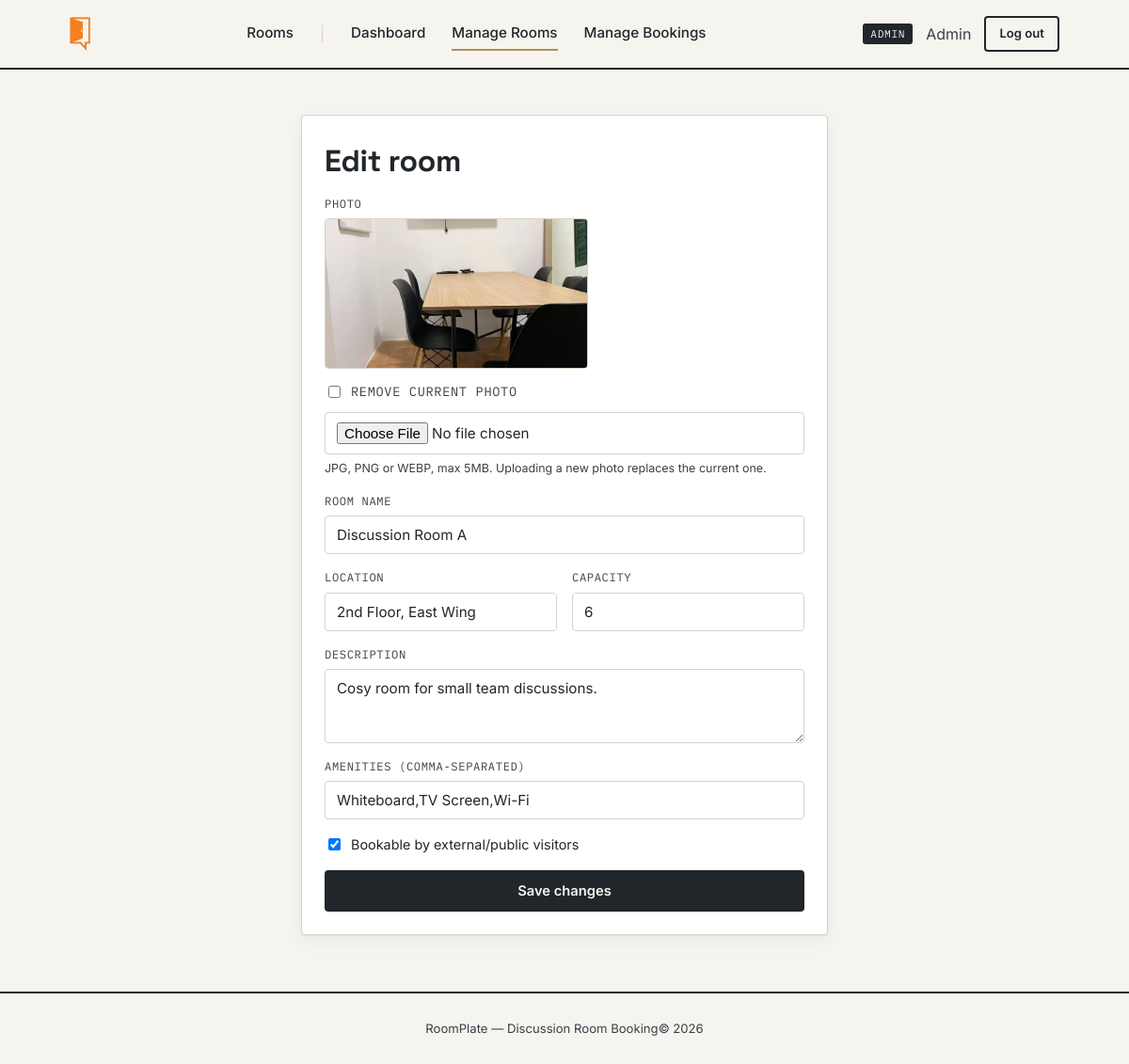
The app's page /admin/room_form.php?id=1 (signed in) with its own data.
### tables this page shows
CREATE TABLE IF NOT EXISTS rooms (
    id INT AUTO_INCREMENT PRIMARY KEY,
    name VARCHAR(100) NOT NULL,
    location VARCHAR(150) NOT NULL,
    capacity INT NOT NULL DEFAULT 4,
    description TEXT,
    amenities VARCHAR(255),
    image_url VARCHAR(255),
    is_public TINYINT(1) NOT NULL DEFAULT 1,
    is_active TINYINT(1) NOT NULL DEFAULT 1,
    created_at TIMESTAMP DEFAULT CURRENT_TIMESTAMP
);

### includes/functions.php (called while the page is built, shortened)
<?php
function e($str) {
    return htmlspecialchars($str ?? '', ENT_QUOTES, 'UTF-8');
}

### admin/room_form.php (the view, shortened to what this page needs)
<?php
require_once __DIR__ . '/../includes/functions.php';
$id = (int)($_GET['id'] ?? 0);
$room = null;
if ($id) {
    $stmt = $pdo->prepare('SELECT * FROM rooms WHERE id = ?');
    $stmt->execute([$id]);
    $room = $stmt->fetch();
}
include __DIR__ . '/../includes/header.php';
?>
<div class="form-narrow panel" style="max-width:560px;">
  <h1><?= $room ? 'Edit room' : 'Add a new room' ?></h1>
  <form method="post" class="form-grid" enctype="multipart/form-data">
    <div class="field">
      <label>Photo</label>
      <img id="photo-preview" src="<?= !empty($room['image_url']) ? e($room['image_url']) : '' ?>" alt="Room photo preview"
           style="width:100%; max-width:280px; height:160px; object-fit:cover; border-radius:4px; border:1px solid var(--line); margin-bottom:8px; <?= empty($room['image_url']) ? 'display:none;' : '' ?>">
      <?php if (!empty($room['image_url'])): ?>
        <label class="flex items-center gap-8" style="font-size:0.85rem; font-weight:400; margin-bottom:6px;">
          <input type="checkbox" name="remove_image" id="remove-image-check" style="width:auto;">
          Remove current photo
        </label>
      <?php endif; ?>
      <input type="file" name="room_image" id="room-image-input" accept="image/png,image/jpeg,image/webp">
      <span class="text-muted" style="font-size:0.78rem;">JPG, PNG or WEBP, max 5MB. <?= !empty($room['image_url']) ? 'Uploading a new photo replaces the current one.' : '' ?></span>
    </div>
    <div class="field">
      <label for="name">Room name</label>
      <input type="text" id="name" name="name" required value="<?= e($room['name'] ?? $_POST['name'] ?? '') ?>">
    </div>
    <div class="form-row-2">
      <div class="field">
        <label for="location">Location</label>
        <input type="text" id="location" name="location" required value="<?= e($room['location'] ?? $_POST['location'] ?? '') ?>">
      </div>
      <div class="field">
        <label for="capacity">Capacity</label>
        <input type="number" id="capacity" name="capacity" min="1" required value="<?= e($room['capacity'] ?? $_POST['capacity'] ?? '') ?>">
      </div>
    </div>
    <div class="field">
      <label for="description">Description</label>
      <textarea id="description" name="description" rows="3"><?= e($room['description'] ?? $_POST['description'] ?? '') ?></textarea>
    </div>
    <div class="field">
      <label for="amenities">Amenities (comma-separated)</label>
      <input type="text" id="amenities" name="amenities" placeholder="Projector, Whiteboard, Wi-Fi" value="<?= e($room['amenities'] ?? $_POST['amenities'] ?? '') ?>">
    </div>
    <label class="flex items-center gap-8" style="font-size:0.9rem;">
      <input type="checkbox" name="is_public" style="width:auto;" <?= (isset($room['is_public']) ? $room['is_public'] : ($_POST['is_public'] ?? 1)) ? 'checked' : '' ?>>
      Bookable by external/public visitors
    </label>
    <button type="submit" class="btn btn-block"><?= $room ? 'Save changes' : 'Create room' ?></button>
  </form>
</div>
<?php include __DIR__ . '/../includes/footer.php'; ?>

### assets/css/style.css (style rules this page uses)
:root { --ink: #21262B; --ink-soft: #3A4048; --paper: #F6F4EF; --paper-dim: #EAE7DE; --line: #D8D3C6; --available: #3F7D58; --available-bg: #E4EFE7; --occupied: #B4472A; --occupied-bg: #F3E4DE; --pending: #A9822E; --pending-bg: #F2ECD9; --brass: #B08D57; --white: #FFFFFF; --font-display: 'Space Grotesk', sans-serif; --font-body: 'Inter', sans-serif; --font-mono: 'IBM Plex Mono', monospace; --radius: 4px; --shadow: 0 1px 2px rgba(33,38,43,0.06), 0 6px 20px rgba(33,38,43,0.05); }
* { box-sizing: border-box; }
html, body { margin: 0; padding: 0; background: var(--paper); color: var(--ink); font-family: var(--font-body); font-size: 16px; line-height: 1.5; }
img { max-width: 100%; display: block; }
h1, h2, h3, h4 { font-family: var(--font-display); font-weight: 700; margin: 0 0 0.4em; letter-spacing: -0.01em; }
.btn { display: inline-flex; align-items: center; justify-content: center; gap: 8px; padding: 11px 20px; font-family: var(--font-body); font-weight: 600; font-size: 0.92rem; border-radius: var(--radius); border: 2px solid var(--ink); background: var(--ink); color: var(--paper); cursor: pointer; transition: transform 0.12s ease, background 0.15s ease; }
.btn-block { width: 100%; }
.field { display: flex; flex-direction: column; gap: 6px; }
.field label { font-size: 0.76rem; font-family: var(--font-mono); text-transform: uppercase; letter-spacing: 0.05em; color: var(--ink-soft); }
input, select, textarea { font-family: var(--font-body); font-size: 0.95rem; padding: 10px 12px; border: 1.5px solid var(--line); border-radius: var(--radius); background: var(--white); color: var(--ink); }
.panel { background: var(--white); border: 1px solid var(--line); border-radius: var(--radius); padding: 24px; box-shadow: var(--shadow); }
.form-narrow { max-width: 420px; margin: 48px auto; }
.form-grid { display: grid; gap: 16px; }
.form-row-2 { display: grid; grid-template-columns: 1fr 1fr; gap: 16px; }
.text-muted { color: var(--ink-soft); }
.flex { display: flex; }
.gap-8 { gap: 8px; }
.items-center { align-items: center; }

### records on screen
rooms: image_url (picture), name "Discussion Room A", location "2nd Floor, East Wing", capacity "6", description "Cosy room for small team discussions.", amenities "Whiteboard,TV Screen,Wi-Fi", is_public "☑"

### other values on screen
$user['role'] === 'admin' ? 'admin' : $user['user_type'] "ADMIN"
$user['name'] "Admin"
